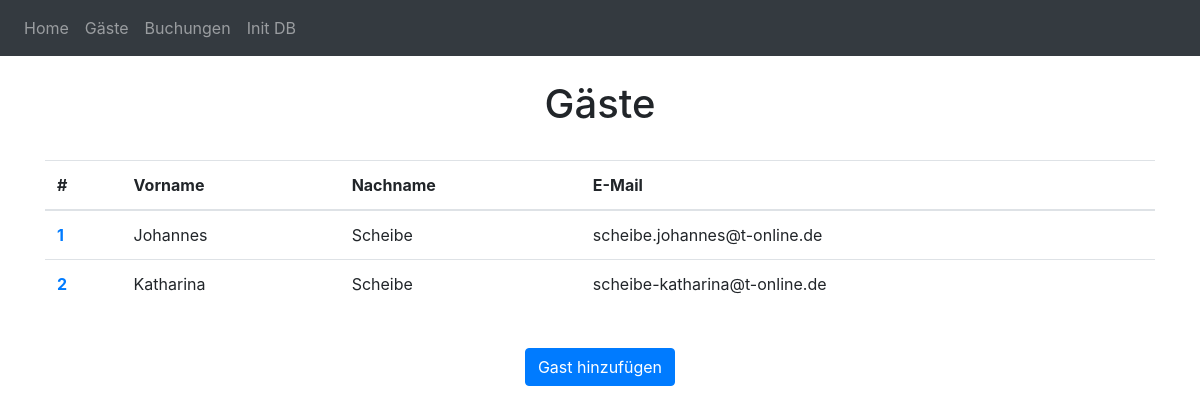
Screenshot of /guests with the database file from the repository.
### database/models.py (models this page shows)
class Guest(db.Model):
    id = db.Column(db.Integer, primary_key=True)
    email = db.Column(db.String(150))
    prename = db.Column(db.String(150))
    surname = db.Column(db.String(150))
    street_name = db.Column(db.String(150))
    house_number = db.Column(db.String(150))
    postcode = db.Column(db.Integer)
    city = db.Column(db.String(150))
    agreements = db.relationship('Booking')

### guests.py (the view)
@guests.route('/guests')
def guest_overview():
    data = db_service.get_all_guests()
    return render_template("guest_overview.html", data=data)

### database/db_service.py (called while the page is built)
def get_all_guests() -> Guest:
    return Guest.query.all()

### templates/guest_overview.html
{% extends "base.html" %} {% block title %}Gäste{% endblock %} {% block content
    %}
    <h1 align="center">Gäste</h1>
    <br />
    <table class="table">
      <thead>
        <tr>
          <th scope="col">#</th>
          <th scope="col">Vorname</th>
          <th scope="col">Nachname</th>
          <th scope="col">E-Mail</th>
        </tr>
      </thead>
      <tbody>
        {% for item in data %}
          <tr>
            <th scope="row"><a href="/guests/{{ item.id }}">{{ item.id }}</a></th>
            <td>{{ item.prename }}</td>
            <td>{{ item.surname }}</td>
            <td>{{ item.email }}</td>
          </tr>
      {% endfor %}
      </tbody>
    </table>
    <br />
    <form method="get" action="/add-guest">
      <div align="center">
        <button type="submit" class="btn btn-primary">Gast hinzufügen</button>
      </div>
    </form>
    {% endblock %}

### rows the page displays
Guest: id "1", prename "Johannes", surname "Scheibe", email "scheibe.johannes@t-online.de"
Guest: id "2", prename "Katharina", surname "Scheibe", email "scheibe-katharina@t-online.de"
